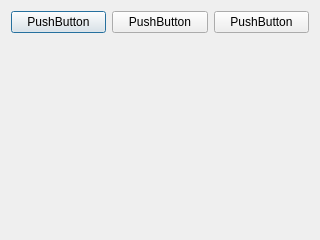
<?xml version="1.0" encoding="UTF-8"?>
<ui version="4.0">
 <class>Dialog</class>
 <widget class="QDialog" name="Dialog">
  <property name="geometry">
   <rect>
    <x>0</x>
    <y>0</y>
    <width>320</width>
    <height>240</height>
   </rect>
  </property>
  <property name="windowTitle">
   <string>Dialog</string>
  </property>
  <property name="sizeGripEnabled">
   <bool>false</bool>
  </property>
  <property name="modal">
   <bool>false</bool>
  </property>
  <layout class="QVBoxLayout" name="verticalLayout_2">
   <item>
    <layout class="QHBoxLayout" name="horizontalLayout">
     <item>
      <widget class="QPushButton" name="pushButton">
       <property name="text">
        <string>PushButton</string>
       </property>
      </widget>
     </item>
     <item>
      <widget class="QPushButton" name="pushButton_1">
       <property name="text">
        <string>PushButton</string>
       </property>
      </widget>
     </item>
     <item>
      <widget class="QPushButton" name="pushButton_2">
       <property name="text">
        <string>PushButton</string>
       </property>
      </widget>
     </item>
    </layout>
   </item>
   <item>
    <widget class="QWidget" name="widget" native="true">
     <layout class="QVBoxLayout" name="verticalLayout_3">
      <item>
       <spacer name="verticalSpacer">
        <property name="orientation">
         <enum>Qt::Vertical</enum>
        </property>
        <property name="sizeHint" stdset="0">
         <size>
          <width>20</width>
          <height>40</height>
         </size>
        </property>
       </spacer>
      </item>
     </layout>
    </widget>
   </item>
  </layout>
 </widget>
 <resources/>
 <connections/>
</ui>
